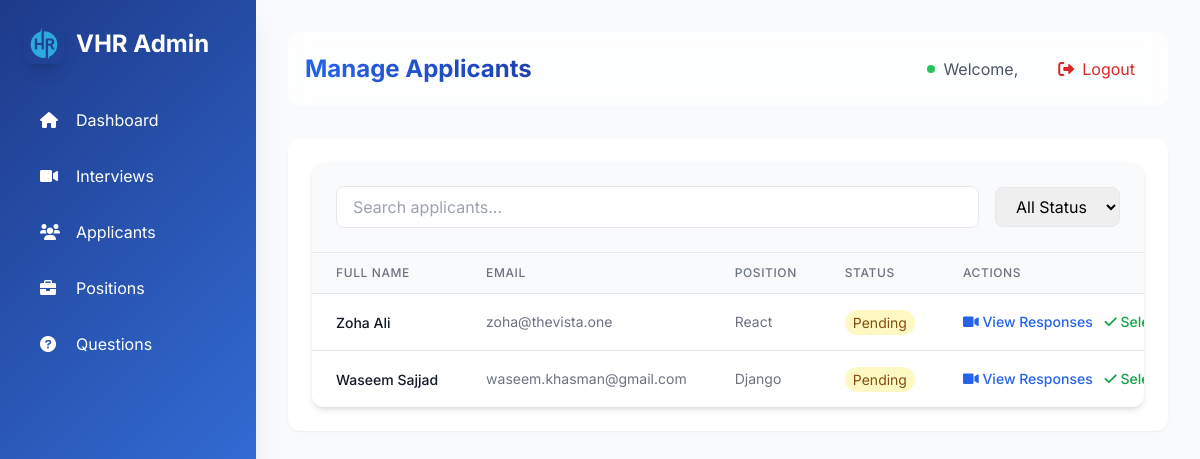
Page /applicants/ on the earlier database version.
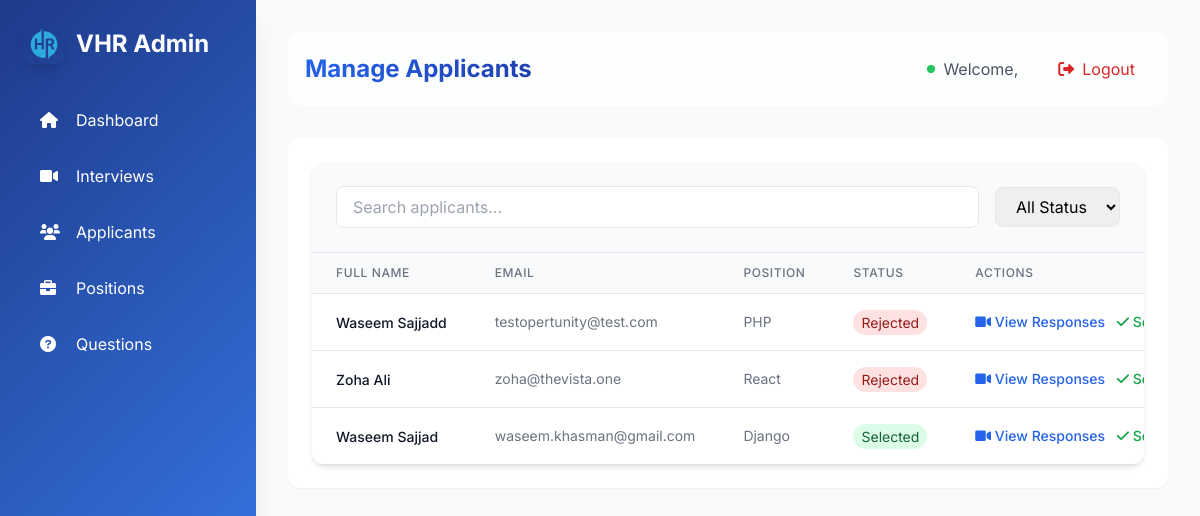
Same page on the later database version.
### interviews/models.py (models this page shows, shortened)
class Applicant(models.Model):
    STATUS_CHOICES = [
        ('Pending', 'Pending'),
        ('Selected', 'Selected'),
        ('Rejected', 'Rejected'),
    ]
    user = models.ForeignKey(User, on_delete=models.CASCADE, related_name="applicants", null=True, blank=True)
    fullname = models.CharField(max_length=255)
    email = models.EmailField()
    position = models.ForeignKey(Position, on_delete=models.CASCADE, related_name="applicants")
    status = models.CharField(max_length=10, choices=STATUS_CHOICES, default='Pending')
    resume = models.FileField(upload_to='resumes/', null=True, blank=True)
    created_at = models.DateTimeField(auto_now_add=True)
    class Meta:
        unique_together = ('email', 'position')

class Position(models.Model):
    name = models.CharField(max_length=255, unique=True)
    created_at = models.DateTimeField(auto_now_add=True)

### interviews/views.py (the view)
# urls.py: path('applicants/', manage_applicants, name='manage_applicants'),
def manage_applicants(request):
    applicants = Applicant.objects.all().order_by('-id')
    return render(request, 'admin/manage_applicants.html', {'applicants': applicants})

### interviews/templates/admin/manage_applicants.html (shortened to what this page needs)
{% extends "admin/base_admin.html" %}
{% block admin_content %}
<div class="bg-white rounded-xl shadow-md overflow-hidden">
    <div class="p-6 bg-gray-50 border-b">
        <div class="flex items-center space-x-4">
            <div class="flex-1">
                <input type="text" id="search" placeholder="Search applicants..."
                       class="w-full px-4 py-2 border rounded-lg focus:ring-2 focus:ring-blue-500 focus:border-blue-500">
            </div>
            <select id="status-filter" class="px-4 py-2 border rounded-lg focus:ring-2 focus:ring-blue-500 focus:border-blue-500">
                <option value="">All Status</option>
            </select>
        </div>
    </div>
    <div class="overflow-x-auto">
        <table class="min-w-full divide-y divide-gray-200">
            <thead class="bg-gray-50">
                <tr>
                    <th class="px-6 py-3 text-left text-xs font-medium text-gray-500 uppercase tracking-wider">Full Name</th>
                    <th class="px-6 py-3 text-left text-xs font-medium text-gray-500 uppercase tracking-wider">Email</th>
                    <th class="px-6 py-3 text-left text-xs font-medium text-gray-500 uppercase tracking-wider">Position</th>
                    <th class="px-6 py-3 text-left text-xs font-medium text-gray-500 uppercase tracking-wider">Status</th>
                    <th class="px-6 py-3 text-left text-xs font-medium text-gray-500 uppercase tracking-wider">Actions</th>
                </tr>
            </thead>
            <tbody class="bg-white divide-y divide-gray-200">
                {% for applicant in applicants %}
                <tr class="hover:bg-gray-50 transition">
                    <td class="px-6 py-4 whitespace-nowrap">
                        <span class="text-sm font-medium text-gray-900">{{ applicant.fullname }}</span>
                    </td>
                    <td class="px-6 py-4 whitespace-nowrap text-sm text-gray-500">
                        {{ applicant.email }}
                    </td>
                    <td class="px-6 py-4 whitespace-nowrap text-sm text-gray-500">
                        {{ applicant.position.name }}
                    </td>
                    <td class="px-6 py-4 whitespace-nowrap">
                        <span class="px-2 py-1 text-sm rounded-full
                            {% if applicant.status == 'Pending' %}bg-yellow-100 text-yellow-800
                            {% elif applicant.status == 'Selected' %}bg-green-100 text-green-800
                            {% else %}bg-red-100 text-red-800{% endif %}">
                            {{ applicant.status }}
                        </span>
                    </td>
                    <td class="px-6 py-4 whitespace-nowrap text-sm font-medium space-x-2">
                        <button onclick="viewResponses({{ applicant.id }})"
                                class="text-blue-600 hover:text-blue-900">
                            <i class="fas fa-video"></i> View Responses
                        </button>
                        <button onclick="updateStatus({{ applicant.id }}, 'Selected')" class="text-green-600 hover:text-green-900">
                            <i class="fas fa-check"></i> Select
                        </button>
                    </td>
                </tr>
                {% empty %}
                <tr>
                    <td colspan="5" class="px-6 py-4 text-center text-gray-500">
                        No applicants found.
                    </td>
                </tr>
                {% endfor %}
            </tbody>
        </table>
    </div>
</div>
{% endblock %}

Differences in the rows shown:
added Applicant: fullname "Waseem Sajjadd", email "testopertunity@test.com", position.name "PHP", status "Rejected"
changed Applicant "Zoha Ali": status "Pending" → "Rejected"
changed Applicant "Waseem Sajjad": status "Pending" → "Selected"
